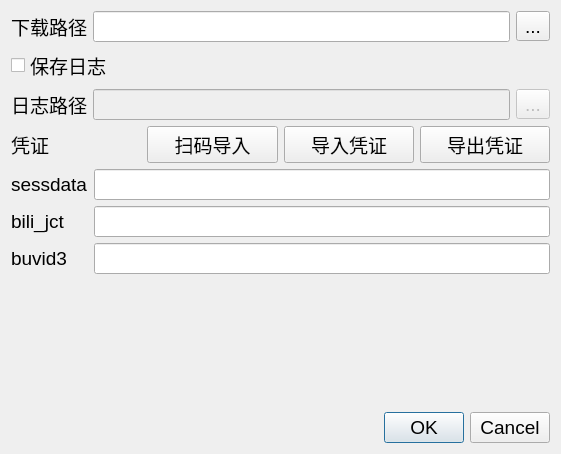
<?xml version="1.0" encoding="UTF-8"?>
<ui version="4.0">
 <class>ConfigWindow</class>
 <widget class="QWidget" name="ConfigWindow">
  <property name="geometry">
   <rect>
    <x>0</x>
    <y>0</y>
    <width>561</width>
    <height>454</height>
   </rect>
  </property>
  <property name="windowTitle">
   <string>设置</string>
  </property>
  <property name="windowIcon">
   <iconset>
    <normaloff>../icon/config.png</normaloff>../icon/config.png</iconset>
  </property>
  <layout class="QVBoxLayout" name="verticalLayout">
   <item>
    <layout class="QHBoxLayout" name="downloadLayout">
     <item>
      <widget class="QLabel" name="downloadLabel">
       <property name="font">
        <font>
         <pointsize>14</pointsize>
        </font>
       </property>
       <property name="text">
        <string>下载路径</string>
       </property>
      </widget>
     </item>
     <item>
      <widget class="QLineEdit" name="downloadEntry">
       <property name="font">
        <font>
         <pointsize>14</pointsize>
        </font>
       </property>
      </widget>
     </item>
     <item>
      <widget class="QToolButton" name="downloadTool">
       <property name="font">
        <font>
         <pointsize>14</pointsize>
        </font>
       </property>
       <property name="text">
        <string>...</string>
       </property>
      </widget>
     </item>
    </layout>
   </item>
   <item>
    <layout class="QHBoxLayout" name="logLayout">
     <item>
      <widget class="QCheckBox" name="logCheckBox">
       <property name="font">
        <font>
         <pointsize>14</pointsize>
        </font>
       </property>
       <property name="text">
        <string>保存日志</string>
       </property>
      </widget>
     </item>
     <item>
      <spacer name="logSpacer">
       <property name="orientation">
        <enum>Qt::Horizontal</enum>
       </property>
       <property name="sizeHint" stdset="0">
        <size>
         <width>40</width>
         <height>20</height>
        </size>
       </property>
      </spacer>
     </item>
    </layout>
   </item>
   <item>
    <layout class="QHBoxLayout" name="logpathLayout">
     <item>
      <widget class="QLabel" name="logpathLabel">
       <property name="font">
        <font>
         <pointsize>14</pointsize>
        </font>
       </property>
       <property name="text">
        <string>日志路径</string>
       </property>
      </widget>
     </item>
     <item>
      <widget class="QLineEdit" name="logpathEntry">
       <property name="enabled">
        <bool>false</bool>
       </property>
       <property name="font">
        <font>
         <pointsize>14</pointsize>
        </font>
       </property>
      </widget>
     </item>
     <item>
      <widget class="QToolButton" name="logpathTool">
       <property name="enabled">
        <bool>false</bool>
       </property>
       <property name="font">
        <font>
         <pointsize>14</pointsize>
        </font>
       </property>
       <property name="text">
        <string>...</string>
       </property>
      </widget>
     </item>
    </layout>
   </item>
   <item>
    <layout class="QGridLayout" name="credentialGrid">
     <item row="3" column="1">
      <widget class="QLineEdit" name="buvid3Entry">
       <property name="font">
        <font>
         <pointsize>14</pointsize>
        </font>
       </property>
      </widget>
     </item>
     <item row="1" column="0">
      <widget class="QLabel" name="sessdataLabel">
       <property name="font">
        <font>
         <pointsize>14</pointsize>
        </font>
       </property>
       <property name="text">
        <string>sessdata</string>
       </property>
      </widget>
     </item>
     <item row="2" column="1">
      <widget class="QLineEdit" name="bilijctEntry">
       <property name="font">
        <font>
         <pointsize>14</pointsize>
        </font>
       </property>
      </widget>
     </item>
     <item row="0" column="0" colspan="2">
      <layout class="QHBoxLayout" name="credentialLayout">
       <item>
        <widget class="QLabel" name="credentialLabel">
         <property name="font">
          <font>
           <pointsize>14</pointsize>
          </font>
         </property>
         <property name="text">
          <string>凭证</string>
         </property>
        </widget>
       </item>
       <item>
        <widget class="QPushButton" name="scanButton">
         <property name="font">
          <font>
           <pointsize>14</pointsize>
          </font>
         </property>
         <property name="text">
          <string>扫码导入</string>
         </property>
        </widget>
       </item>
       <item>
        <widget class="QPushButton" name="importButton">
         <property name="font">
          <font>
           <pointsize>14</pointsize>
          </font>
         </property>
         <property name="text">
          <string>导入凭证</string>
         </property>
        </widget>
       </item>
       <item>
        <widget class="QPushButton" name="exportButton">
         <property name="font">
          <font>
           <pointsize>14</pointsize>
          </font>
         </property>
         <property name="text">
          <string>导出凭证</string>
         </property>
        </widget>
       </item>
      </layout>
     </item>
     <item row="2" column="0">
      <widget class="QLabel" name="bilijctLabel">
       <property name="font">
        <font>
         <pointsize>14</pointsize>
        </font>
       </property>
       <property name="text">
        <string>bili_jct</string>
       </property>
      </widget>
     </item>
     <item row="1" column="1">
      <widget class="QLineEdit" name="sessdataEntry">
       <property name="font">
        <font>
         <pointsize>14</pointsize>
        </font>
       </property>
      </widget>
     </item>
     <item row="3" column="0">
      <widget class="QLabel" name="buvid3Label">
       <property name="font">
        <font>
         <pointsize>14</pointsize>
        </font>
       </property>
       <property name="text">
        <string>buvid3</string>
       </property>
      </widget>
     </item>
    </layout>
   </item>
   <item>
    <spacer name="verticalSpacer">
     <property name="orientation">
      <enum>Qt::Vertical</enum>
     </property>
     <property name="sizeHint" stdset="0">
      <size>
       <width>20</width>
       <height>62</height>
      </size>
     </property>
    </spacer>
   </item>
   <item>
    <layout class="QHBoxLayout" name="confirmLayout">
     <item>
      <spacer name="horizontalSpacer">
       <property name="orientation">
        <enum>Qt::Horizontal</enum>
       </property>
       <property name="sizeHint" stdset="0">
        <size>
         <width>40</width>
         <height>20</height>
        </size>
       </property>
      </spacer>
     </item>
     <item>
      <widget class="QDialogButtonBox" name="confirmButton">
       <property name="font">
        <font>
         <pointsize>14</pointsize>
        </font>
       </property>
       <property name="standardButtons">
        <set>QDialogButtonBox::Cancel|QDialogButtonBox::Ok</set>
       </property>
      </widget>
     </item>
    </layout>
   </item>
  </layout>
 </widget>
 <resources/>
 <connections>
  <connection>
   <sender>logCheckBox</sender>
   <signal>clicked(bool)</signal>
   <receiver>logpathEntry</receiver>
   <slot>setEnabled(bool)</slot>
   <hints>
    <hint type="sourcelabel">
     <x>65</x>
     <y>66</y>
    </hint>
    <hint type="destinationlabel">
     <x>475</x>
     <y>101</y>
    </hint>
   </hints>
  </connection>
  <connection>
   <sender>logCheckBox</sender>
   <signal>clicked(bool)</signal>
   <receiver>logpathTool</receiver>
   <slot>setEnabled(bool)</slot>
   <hints>
    <hint type="sourcelabel">
     <x>101</x>
     <y>51</y>
    </hint>
    <hint type="destinationlabel">
     <x>530</x>
     <y>95</y>
    </hint>
   </hints>
  </connection>
 </connections>
</ui>
